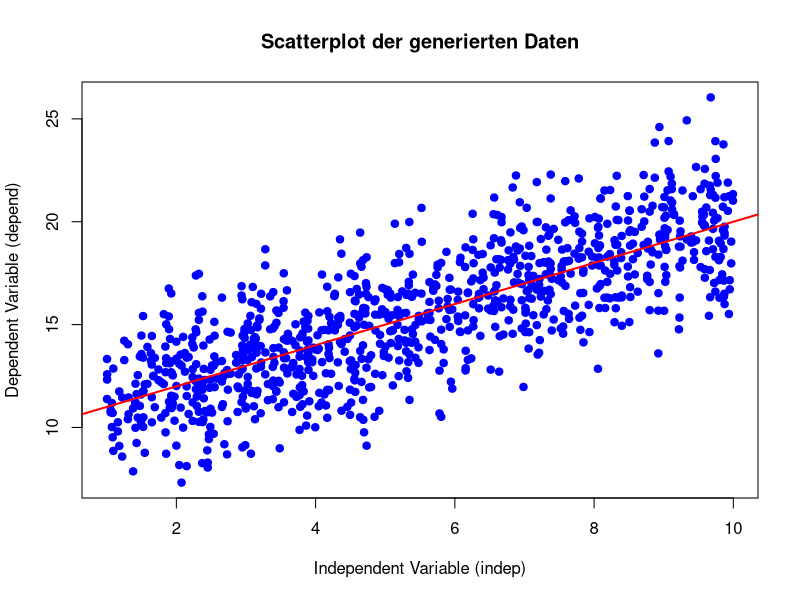
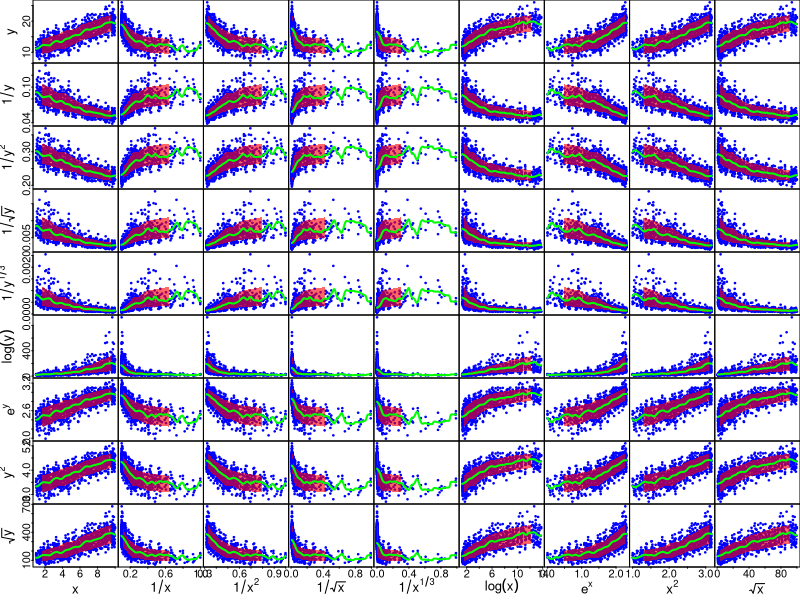

Recreate these plots in R, in order.
# Setze den Seed für Reproduzierbarkeit
set.seed(123)

# Generiere die unabhängige Variable 'indep'
indep <- runif(500, min = 1, max = 10)

# Definiere die Parameter der linearen Funktion
intercept <- 10       # Intercept ungleich 0
slope <- 1           # Steigung
residual_sd <- 2     # Streuung der Residuen

# Generiere die abhängige Variable 'depend'
depend <- intercept + slope * indep + rnorm(1000, mean = 0, sd = residual_sd)

# Kombiniere die Variablen in einen Dataframe
data <- data.frame(indep = indep, depend = depend)
data <- na.omit(data)  # Entferne Zeilen mit NA-Werten

# Daten anzeigen
head(data)


# Erstelle einen Scatterplot der Daten
plot(data$indep, data$depend,
     main = "Scatterplot der generierten Daten",
     xlab = "Independent Variable (indep)",
     ylab = "Dependent Variable (depend)",
     pch = 19, col = "blue")

# Füge die theoretische Regressionslinie hinzu
abline(a = intercept, b = slope, col = "red", lwd = 2)

# Transformationen für die Variable "indep"
data$indep_inv <- 1 / data$indep
data$indep_inv_sqrt <- 1 / sqrt(data$indep)
data$indep_inv_sq <- 1 / (data$indep^2)
data$indep_inv_cube <- 1 / (data$indep^3)
data$indep_exp <- 1.3^(data$indep)
data$indep_log <- log(data$indep)
data$indep_sqrt <- sqrt(data$indep)
data$indep_sq <- data$indep^2
#data$indep_cube <- data$indep^3

# Transformationen für die Variable "depend"
data$depend_inv <- 1 / data$depend
data$depend_inv_sqrt <- 1 / sqrt(data$depend)
data$depend_inv_sq <- 1 / (data$depend^2)
data$depend_inv_cube <- 1 / (data$depend^3)
data$depend_log <- log(data$depend)
data$depend_exp <- 1.3^(data$depend)
data$depend_sqrt <- sqrt(data$depend)
data$depend_sq <- data$depend^2
#data$depend_cube <- data$depend^3

# Liste der Transformationen für 'indep' und 'depend'
indep_transforms <- c("indep", "indep_inv", "indep_inv_sqrt", "indep_inv_sq",
                      "indep_inv_cube", "indep_exp", "indep_log", "indep_sqrt", "indep_sq")
depend_transforms <- c("depend", "depend_inv", "depend_inv_sqrt", "depend_inv_sq",
                       "depend_inv_cube", "depend_exp", "depend_log", "depend_sqrt", "depend_sq")
indep_transforms_lab <- list("x", expression(1/x), expression(1/x^2), expression(1/sqrt(x)),
                          expression(1/x^{1/3}), expression(log(x)), expression(e^x), expression(x^2), expression(sqrt(x)))
depend_transforms_lab <- c("y", expression(1/y), expression(1/y^2), expression(1/sqrt(y)),
                          expression(1/y^{1/3}), expression(log(y)), expression(e^y), expression(y^2), expression(sqrt(y)))

# # Anzahl der Transformationen
n_indep <- length(indep_transforms)
n_depend <- length(depend_transforms)
#
# # Zufällige Stichprobe von 100 Werten
# set.seed(123)  # Für Reproduzierbarkeit
# sample_indices <- sample(1:nrow(data), 100)
# sample_data <- data[sample_indices, ]
#
# # Erstelle die Grafikmatrix mit Beschriftungen
# par(mfrow = c(n_depend, n_indep), mar = c(2, 2, 2, 2), oma = c(4, 4, 2, 2)) # Rasterlayout und Platz für Beschriftungen
#
# for (i in seq_along(depend_transforms)) {
#   for (j in seq_along(indep_transforms)) {
#     # Streudiagramm für die aktuelle Kombination von 'indep' und 'depend' (mit 100 Werten)
#     plot(sample_data[[indep_transforms[j]]], sample_data[[depend_transforms[i]]],
#          xlab = "", ylab = "",
#          main = "", pch = 19, cex = 0.5, col = "blue")
#
#     # Beschriftung für die Spalten (oben)
#     if (i == 1) {
#       mtext(side = 3, text = indep_transforms[j], line = 0.5, cex = 0.8)
#     }
#
#     # Beschriftung für die Zeilen (links)
#     if (j == 1) {
#       mtext(side = 2, text = depend_transforms[i], line = 0.5, cex = 0.8, las = 1)
#     }
#   }
# }
#
# # Globale Achsentitel
# mtext("Transformierte 'indep'-Variablen", side = 1, line = 2, outer = TRUE, cex = 1.2)
# mtext("Transformierte 'depend'-Variablen", side = 2, line = 2, outer = TRUE, cex = 1.2)



# Funktion zur Berechnung eines geglätteten Medians
calculate_smoothed_median <- function(x, y, bandwidth = 8) {
  # Sortiere die Daten nach x
  sorted_indices <- order(x)
  x <- x[sorted_indices]
  y <- y[sorted_indices]

  # Gleitende Mediane berechnen und glätten
  smoothed <- ksmooth(x, y, kernel = "normal", bandwidth = bandwidth)

  # Rückgabe der geglätteten Werte
  return(data.frame(x = smoothed$x, y = smoothed$y))
}


# Funktion zur Berechnung eines adaptiven 90%-Vertrauensintervalls
calculate_adaptive_ci <- function(x, y, num_bins = 50) {
  # Sortiere x und y nach x
  sorted_indices <- order(x)
  x <- x[sorted_indices]
  y <- y[sorted_indices]

  # Berechne adaptive Bins
  bin_size <- floor(length(x) / num_bins)
  bin_indices <- rep(1:num_bins, each = bin_size, length.out = length(x))

  # Initialisiere Ergebnisse
  bin_centers <- numeric(num_bins)
  lower_bound <- numeric(num_bins)
  upper_bound <- numeric(num_bins)

  # Berechne CI für jeden Bin
  for (i in seq_len(num_bins)) {
    in_bin <- bin_indices == i
    if (sum(in_bin) > 1) {
      bin_centers[i] <- mean(x[in_bin], na.rm = TRUE)
      lower_bound[i] <- quantile(y[in_bin], 0.10, na.rm = TRUE)
      upper_bound[i] <- quantile(y[in_bin], 0.90, na.rm = TRUE)
    } else {
      bin_centers[i] <- NA
      lower_bound[i] <- NA
      upper_bound[i] <- NA
    }
  }

  # Zusammenfügen der Ergebnisse in ein Dataframe
  ci <- data.frame(x = bin_centers, lwr = lower_bound, upr = upper_bound)
  return(ci)
}

# Erstelle die Grafikmatrix mit geglätteten CI-Bändern und adaptivem Binning
par(mfrow = c(n_depend, n_indep), mar = c(0, 0, 0, 0), oma = c(2.5, 2.5, 0, 0)) # Rasterlayout und Platz für Beschriftungen

for (i in seq_along(depend_transforms)) {
  for (j in seq_along(indep_transforms)) {
    x <- data[[indep_transforms[j]]]
    y <- data[[depend_transforms[i]]]

    valid <- complete.cases(x, y)
    x <- x[valid]
    y <- y[valid]

    if (length(x) > 1) {
      ci <- calculate_adaptive_ci(x, y, num_bins = 9)
      smoothed_median <- calculate_smoothed_median(x, y, bandwidth = diff(range(x)) / 16)  # Berechne geglätteten Median
    }

    # Streudiagramm
    plot(x, y, xlab = "", ylab = "", main = "", pch = 20, cex = 0.5, col = "blue", axes = FALSE)
    box()


    # Zeichne das adaptiv geglättete CI, falls berechnet
    if (exists("ci")) {
      polygon(c(ci$x, rev(ci$x)), c(ci$lwr, rev(ci$upr)), col = adjustcolor("red", alpha.f = 0.6), border = NA)
    }

    # Zeichne die geglättete Median-Linie
    if (exists("smoothed_median")) {
      lines(smoothed_median$x, smoothed_median$y, col = "green", lwd = 2)
    }

    if (i == length(indep_transforms)) {
      mtext(side = 1, text = indep_transforms_lab[[j]], line = 1.2, cex = 0.8)
      # Hinzufügen der Achsenticks ohne Beschriftungen
      axis(1, labels = FALSE, tck = -0.02)  # X-Achse
      axis(1, labels = TRUE, line = -1, lwd = 0)

    }
    if (j == 1) {
      mtext(side = 2, text = depend_transforms_lab[[i]], line = 1.2, cex = 0.8, las = 0)
      axis(2, labels = FALSE, tck= -0.02)  # Y-Achse
      axis(2, labels = TRUE, line= -1, lwd = 0)
    }
  }
}

# mtext("Transformierte 'indep'-Variablen", side = 1, line = 2, outer = TRUE, cex = 1.2)
# mtext("Transformierte 'depend'-Variablen", side = 2, line = 2, outer = TRUE, cex = 1.2)
